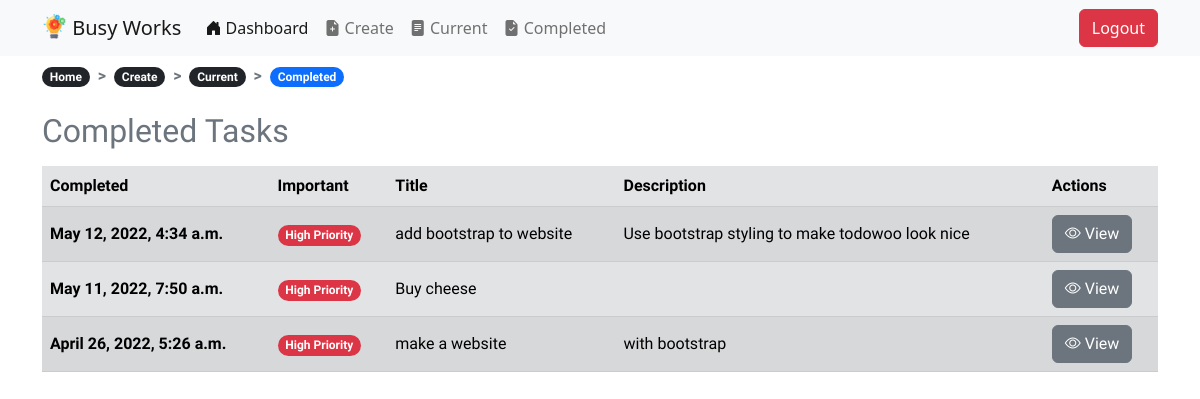
Page /completed/ (signed in) on the earlier database version.
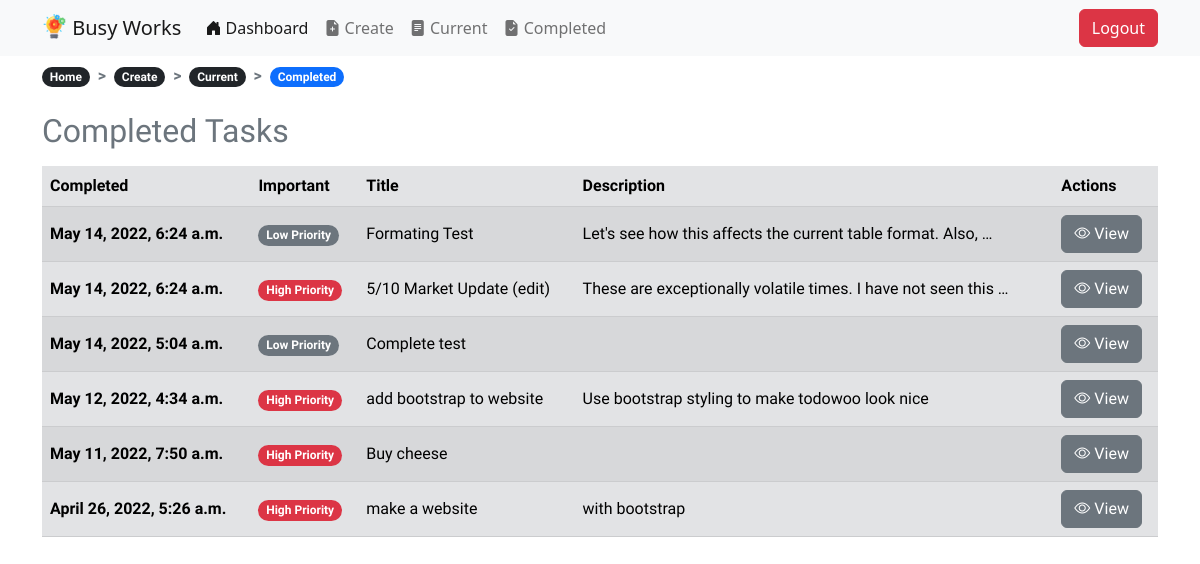
Same page on the later database version.
### todo/models.py (models this page shows, shortened)
class Todo(models.Model):
    title = models.CharField(max_length=100)
    description = models.TextField(blank=True)
    created = models.DateTimeField(auto_now_add=True)
    datecompleted = models.DateTimeField(null=True, blank=True)
    important = models.BooleanField(default=False)
    user = models.ForeignKey(User, on_delete=models.CASCADE)

### todo/views.py (the view)
# urls.py: path('completed/', views.completedtodos, name="completedtodos"),
@login_required
def completedtodos(request):
    todos = Todo.objects.filter(user=request.user, datecompleted__isnull=False).order_by('-datecompleted')
    return render(request, 'todo/completedtodos.html', {'todos': todos})

### todo/templates/todo/completedtodos.html (shortened to what this page needs)
{% extends "todo/base.html" %}
{% load static %}
{% block content %}
<nav class="mt-2" style="--bs-breadcrumb-divider: '>'; font-weight: 800;" aria-label="breadcrumb">
    <ol class="breadcrumb">
      <li class="breadcrumb-item"><a href="{% url 'home' %}"><span class="badge rounded-pill bg-dark">Home</span></a></li>
      <li class="breadcrumb-item"><a href="{% url 'createtodo' %}"><span class="badge rounded-pill bg-dark">Create</span></a></li>
      <li class="breadcrumb-item"><a href="{% url 'currenttodos' %}"><span class="badge rounded-pill bg-dark">Current</span></a></li>
      <li class="breadcrumb-item active"><span class="badge rounded-pill bg-primary">Completed</span></li>
    </ol>
</nav>
<div class="row justify-content-md-center mt-3">
    <div class="col-md">
        <div class="table-responsive-md">
            <table class="table table-secondary table-striped table-hover caption-top">
                <caption><h2>Completed Tasks</h2></caption>
                <thead>
                    <tr>
                        <th scope="col">Completed</th>
                        <th scope="col">Important</th>
                        <th scope="col">Title</th>
                        <th scope="col">Description</th>
                        <th scope="col">Actions</th>
                    </tr>
                </thead>
                <tbody>
                    {% for todo in todos %}
                    <tr class="align-middle">
                        <th scope="row">{{ todo.datecompleted }}</th>
                        <td>{% if todo.important %}<span class="badge rounded-pill bg-danger">High Priority</span>{% else %}<span class="badge rounded-pill bg-secondary">Low Priority</span>{% endif %}</td>
                        <td>{{ todo.title }}</td>
                        <td>{{ todo.description|truncatewords:10 }}</td>
                        <td>
                            <a href="{% url 'viewtodo' todo.id %}" class="btn btn-secondary" type="button"><i class="bi bi-eye"></i> View</a>
                        </td>
                    </tr>
                    {% endfor %}
                </tbody>
            </table>
        </div>
    </div>
</div>
{% endblock %}}

Differences in the rows shown:
now on this page (row edited): Todo: datecompleted "May 14, 2022, 6:24 a.m.", important "Low Priority", title "Formating Test", description "Let's see how this affects the current table format. Also, …"
now on this page (row edited): Todo: datecompleted "May 14, 2022, 6:24 a.m.", important "High Priority", title "5/10 Market Update (edit)", description "These are exceptionally volatile times. I have not seen this …"
added Todo: datecompleted "May 14, 2022, 5:04 a.m.", important "Low Priority", title "Complete test"
